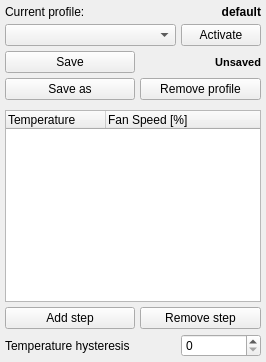
          <widget class="QWidget" name="page_profile">
           <layout class="QGridLayout" name="gridLayout_3" columnstretch="0,0,0,0,1">
            <property name="leftMargin">
             <number>5</number>
            </property>
            <property name="topMargin">
             <number>5</number>
            </property>
            <property name="rightMargin">
             <number>5</number>
            </property>
            <property name="bottomMargin">
             <number>5</number>
            </property>
            <property name="spacing">
             <number>5</number>
            </property>
            <item row="0" column="0">
             <widget class="QLabel" name="label_14">
              <property name="text">
               <string>Current profile:</string>
              </property>
             </widget>
            </item>
            <item row="2" column="2" colspan="2">
             <widget class="QLabel" name="l_fanProfileUnsavedIndicator">
              <property name="font">
               <font>
                <pointsize>8</pointsize>
                <weight>75</weight>
                <bold>true</bold>
               </font>
              </property>
              <property name="text">
               <string>Unsaved</string>
              </property>
              <property name="alignment">
               <set>Qt::AlignRight|Qt::AlignTrailing|Qt::AlignVCenter</set>
              </property>
             </widget>
            </item>
            <item row="3" column="1" colspan="3">
             <widget class="QPushButton" name="btn_removeFanProfile">
              <property name="text">
               <string>Remove profile</string>
              </property>
             </widget>
            </item>
            <item row="1" column="0" colspan="3">
             <widget class="QComboBox" name="combo_fanProfiles"/>
            </item>
            <item row="6" column="1" colspan="3">
             <widget class="QPushButton" name="btn_removeFanStep">
              <property name="sizePolicy">
               <sizepolicy hsizetype="Minimum" vsizetype="Preferred">
                <horstretch>0</horstretch>
                <verstretch>0</verstretch>
               </sizepolicy>
              </property>
              <property name="text">
               <string>Remove step</string>
              </property>
             </widget>
            </item>
            <item row="3" column="0">
             <widget class="QPushButton" name="btn_saveAsFanProfile">
              <property name="minimumSize">
               <size>
                <width>130</width>
                <height>0</height>
               </size>
              </property>
              <property name="text">
               <string>Save as</string>
              </property>
             </widget>
            </item>
            <item row="1" column="3">
             <widget class="QPushButton" name="btn_activateFanProfile">
              <property name="text">
               <string>Activate</string>
              </property>
             </widget>
            </item>
            <item row="0" column="1" colspan="3">
             <widget class="QLabel" name="l_currentFanProfile">
              <property name="sizePolicy">
               <sizepolicy hsizetype="Expanding" vsizetype="Preferred">
                <horstretch>0</horstretch>
                <verstretch>0</verstretch>
               </sizepolicy>
              </property>
              <property name="font">
               <font>
                <weight>75</weight>
                <bold>true</bold>
                <underline>false</underline>
               </font>
              </property>
              <property name="text">
               <string>default</string>
              </property>
              <property name="alignment">
               <set>Qt::AlignRight|Qt::AlignTrailing|Qt::AlignVCenter</set>
              </property>
             </widget>
            </item>
            <item row="5" column="0" colspan="4">
             <widget class="QTreeWidget" name="list_fanSteps">
              <property name="indentation">
               <number>2</number>
              </property>
              <column>
               <property name="text">
                <string>Temperature</string>
               </property>
              </column>
              <column>
               <property name="text">
                <string>Fan Speed [%]</string>
               </property>
              </column>
             </widget>
            </item>
            <item row="2" column="0">
             <widget class="QPushButton" name="btn_saveFanProfile">
              <property name="text">
               <string>Save</string>
              </property>
             </widget>
            </item>
            <item row="6" column="0">
             <widget class="QPushButton" name="btn_addFanStep">
              <property name="sizePolicy">
               <sizepolicy hsizetype="Minimum" vsizetype="Preferred">
                <horstretch>0</horstretch>
                <verstretch>0</verstretch>
               </sizepolicy>
              </property>
              <property name="text">
               <string>Add step</string>
              </property>
             </widget>
            </item>
            <item row="7" column="3">
             <widget class="QSpinBox" name="spin_hysteresis">
              <property name="maximum">
               <number>5</number>
              </property>
             </widget>
            </item>
            <item row="0" column="4" rowspan="8">
             <layout class="QVBoxLayout" name="verticalLayout_22"/>
            </item>
            <item row="7" column="0" colspan="3">
             <widget class="QLabel" name="label_6">
              <property name="text">
               <string>Temperature hysteresis</string>
              </property>
             </widget>
            </item>
           </layout>
          </widget>
